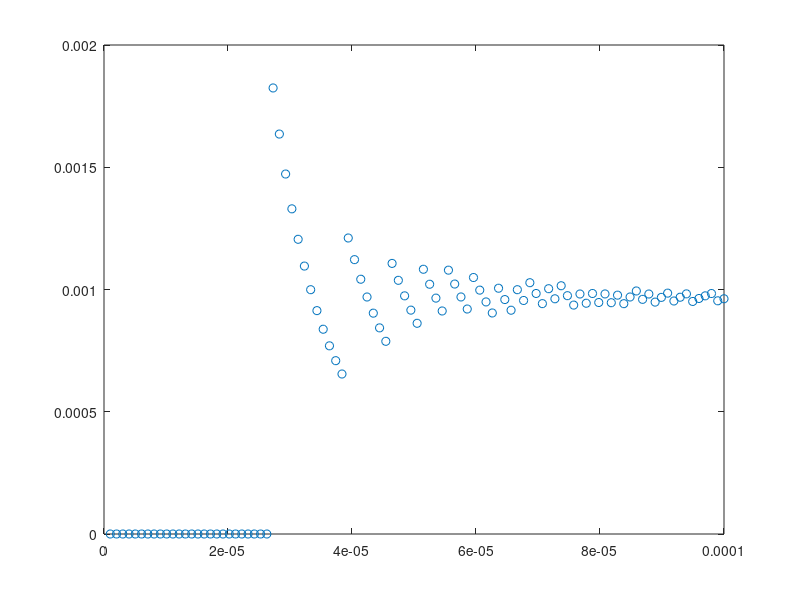

This figure's MATLAB source:
% Integral med förbehandling
clc; clear all; close all;

% tolerance for pain (or error)
tol = 1e-9;

% we need the limit value of the integrand do do an upper bound
% approximation, and to have a point to use in the trapezoid rule.
integrand = @(x) (1 - exp(-(x./7).^3))./(3.*x.^3);
figure(1)
x = linspace(0, 1e-4);
plot(x, integrand(x), 'o')
% With L'hopital by hand, the limit value for x = 0 is 1/375.
